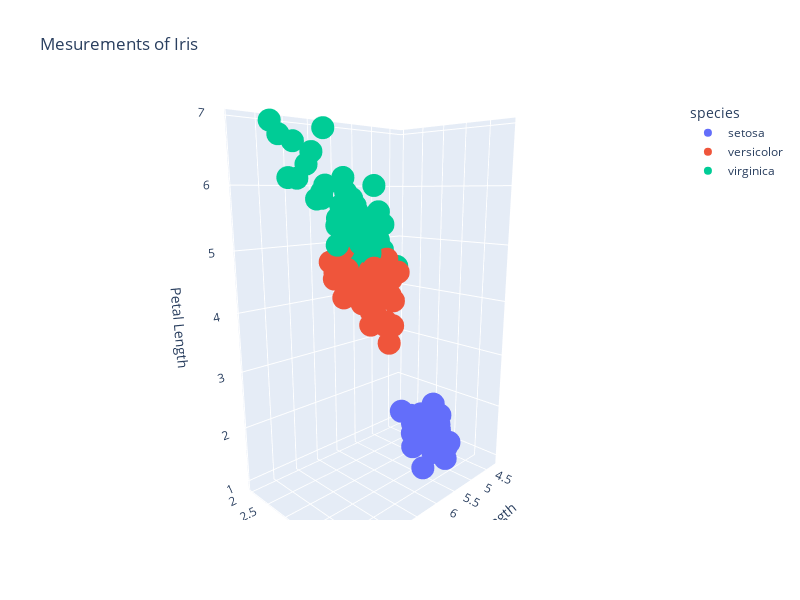

The cell this chart's notebook holds for it:
### Code cell
import plotly.express as px

fig = px.scatter_3d(df, x='sepal_length', y='sepal_width', z='petal_length',
                    color='species', 
                    labels={'sepal_length': 'Sepal Length',
                            'sepal_width': 'Sepal Width',
                            'petal_length': 'Petal Length'},
                    title='Mesurements of Iris',
                    width=800, height=600) 

fig.update_layout(scene_camera=dict(eye=dict(x=1.5, y=1.5, z=0.5)))

fig.show()

### Figure 1 — Plotly figure (JSON) as saved in the notebook; plotly's stock layout.template omitted (floating-point values rounded to 4 significant figures)
{"data": [{"hovertemplate": "species=setosa<br>Sepal Length=%{x}<br>Sepal Width=%{y}<br>Petal Length=%{z}<extra></extra>", "legendgroup": "setosa", "marker": {"color": "#636efa", "symbol": "circle"}, "mode": "markers", "name": "setosa", "scene": "scene", "showlegend": true, "type": "scatter3d", "x": [5.1, 4.9, 4.7, 4.6, 5, 5.4, 4.6, 5, 4.4, 4.9, 5.4, 4.8, 4.8, 4.3, 5.8, 5.7, 5.4, 5.1, 5.7, 5.1, 5.4, 5.1, 4.6, 5.1, 4.8, 5, 5, 5.2, 5.2, 4.7, 4.8, 5.4, 5.2, 5.5, 4.9, 5, 5.5, 4.9, 4.4, 5.1, 5, 4.5, 4.4, 5, 5.1, 4.8, 5.1, 4.6, 5.3, 5], "y": [3.5, 3, 3.2, 3.1, 3.6, 3.9, 3.4, 3.4, 2.9, 3.1, 3.7, 3.4, 3, 3, 4, 4.4, 3.9, 3.5, 3.8, 3.8, 3.4, 3.7, 3.6, 3.3, 3.4, 3, 3.4, 3.5, 3.4, 3.2, 3.1, 3.4, 4.1, 4.2, 3.1, 3.2, 3.5, 3.6, 3, 3.4, 3.5, 2.3, 3.2, 3.5, 3.8, 3, 3.8, 3.2, 3.7, 3.3], "z": [1.4, 1.4, 1.3, 1.5, 1.4, 1.7, 1.4, 1.5, 1.4, 1.5, 1.5, 1.6, 1.4, 1.1, 1.2, 1.5, 1.3, 1.4, 1.7, 1.5, 1.7, 1.5, 1, 1.7, 1.9, 1.6, 1.6, 1.5, 1.4, 1.6, 1.6, 1.5, 1.5, 1.4, 1.5, 1.2, 1.3, 1.4, 1.3, 1.5, 1.3, 1.3, 1.3, 1.6, 1.9, 1.4, 1.6, 1.4, 1.5, 1.4]}, {"hovertemplate": "species=versicolor<br>Sepal Length=%{x}<br>Sepal Width=%{y}<br>Petal Length=%{z}<extra></extra>", "legendgroup": "versicolor", "marker": {"color": "#EF553B", "symbol": "circle"}, "mode": "markers", "name": "versicolor", "scene": "scene", "showlegend": true, "type": "scatter3d", "x": [7, 6.4, 6.9, 5.5, 6.5, 5.7, 6.3, 4.9, 6.6, 5.2, 5, 5.9, 6, 6.1, 5.6, 6.7, 5.6, 5.8, 6.2, 5.6, 5.9, 6.1, 6.3, 6.1, 6.4, 6.6, 6.8, 6.7, 6, 5.7, 5.5, 5.5, 5.8, 6, 5.4, 6, 6.7, 6.3, 5.6, 5.5, 5.5, 6.1, 5.8, 5, 5.6, 5.7, 5.7, 6.2, 5.1, 5.7], "y": [3.2, 3.2, 3.1, 2.3, 2.8, 2.8, 3.3, 2.4, 2.9, 2.7, 2, 3, 2.2, 2.9, 2.9, 3.1, 3, 2.7, 2.2, 2.5, 3.2, 2.8, 2.5, 2.8, 2.9, 3, 2.8, 3, 2.9, 2.6, 2.4, 2.4, 2.7, 2.7, 3, 3.4, 3.1, 2.3, 3, 2.5, 2.6, 3, 2.6, 2.3, 2.7, 3, 2.9, 2.9, 2.5, 2.8], "z": [4.7, 4.5, 4.9, 4, 4.6, 4.5, 4.7, 3.3, 4.6, 3.9, 3.5, 4.2, 4, 4.7, 3.6, 4.4, 4.5, 4.1, 4.5, 3.9, 4.8, 4, 4.9, 4.7, 4.3, 4.4, 4.8, 5, 4.5, 3.5, 3.8, 3.7, 3.9, 5.1, 4.5, 4.5, 4.7, 4.4, 4.1, 4, 4.4, 4.6, 4, 3.3, 4.2, 4.2, 4.2, 4.3, 3, 4.1]}, {"hovertemplate": "species=virginica<br>Sepal Length=%{x}<br>Sepal Width=%{y}<br>Petal Length=%{z}<extra></extra>", "legendgroup": "virginica", "marker": {"color": "#00cc96", "symbol": "circle"}, "mode": "markers", "name": "virginica", "scene": "scene", "showlegend": true, "type": "scatter3d", "x": [6.3, 5.8, 7.1, 6.3, 6.5, 7.6, 4.9, 7.3, 6.7, 7.2, 6.5, 6.4, 6.8, 5.7, 5.8, 6.4, 6.5, 7.7, 7.7, 6, 6.9, 5.6, 7.7, 6.3, 6.7, 7.2, 6.2, 6.1, 6.4, 7.2, 7.4, 7.9, 6.4, 6.3, 6.1, 7.7, 6.3, 6.4, 6, 6.9, 6.7, 6.9, 5.8, 6.8, 6.7, 6.7, 6.3, 6.5, 6.2, 5.9], "y": [3.3, 2.7, 3, 2.9, 3, 3, 2.5, 2.9, 2.5, 3.6, 3.2, 2.7, 3, 2.5, 2.8, 3.2, 3, 3.8, 2.6, 2.2, 3.2, 2.8, 2.8, 2.7, 3.3, 3.2, 2.8, 3, 2.8, 3, 2.8, 3.8, 2.8, 2.8, 2.6, 3, 3.4, 3.1, 3, 3.1, 3.1, 3.1, 2.7, 3.2, 3.3, 3, 2.5, 3, 3.4, 3], "z": [6, 5.1, 5.9, 5.6, 5.8, 6.6, 4.5, 6.3, 5.8, 6.1, 5.1, 5.3, 5.5, 5, 5.1, 5.3, 5.5, 6.7, 6.9, 5, 5.7, 4.9, 6.7, 4.9, 5.7, 6, 4.8, 4.9, 5.6, 5.8, 6.1, 6.4, 5.6, 5.1, 5.6, 6.1, 5.6, 5.5, 4.8, 5.4, 5.6, 5.1, 5.1, 5.9, 5.7, 5.2, 5, 5.2, 5.4, 5.1]}], "layout": {"height": 600, "legend": {"title": {"text": "species"}, "tracegroupgap": 0}, "scene": {"camera": {"eye": {"x": 1.5, "y": 1.5, "z": 0.5}}, "domain": {"x": [0, 1], "y": [0, 1]}, "xaxis": {"title": {"text": "Sepal Length"}}, "yaxis": {"title": {"text": "Sepal Width"}}, "zaxis": {"title": {"text": "Petal Length"}}}, "title": {"text": "Mesurements of Iris"}, "width": 800}}
